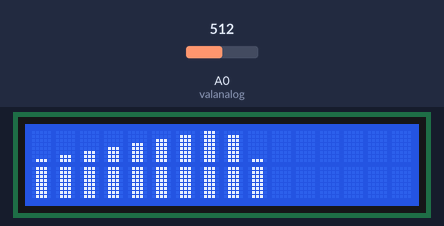
The sketch below on a simulated Arduino Uno, built with avr-gcc and run on an emulated ATmega328P. Shown: 16×2 character LCD. The inputs (shaded band) are chosen by the test bench; at power-on: A0 (valanalog) = 512. Random numbers use the default seed unless the sketch sets one.

Above: at 1.2 s.
1.3 s: A0 (valanalog) set to 716
At 1.73 s:
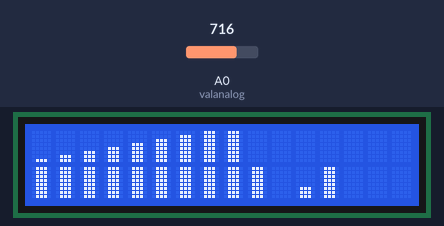
3.9 s: A0 (valanalog) set to 900
At 4.13 s:
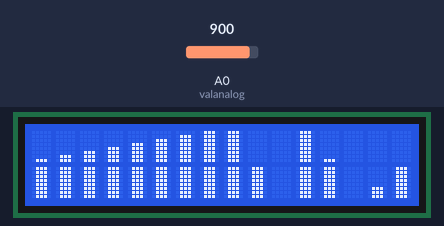
6.3 s: A0 (valanalog) set to 1023
At 6.54 s:
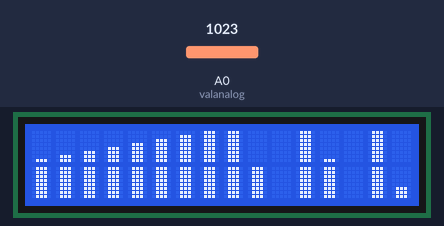
8.7 s: A0 (valanalog) set to 511
At 8.94 s:
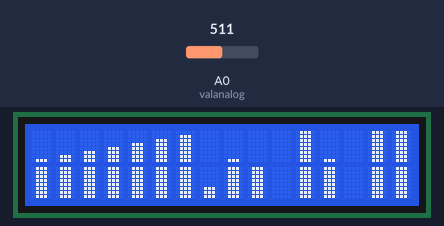
11.2 s: A0 (valanalog) set to 306
At 11.35 s:
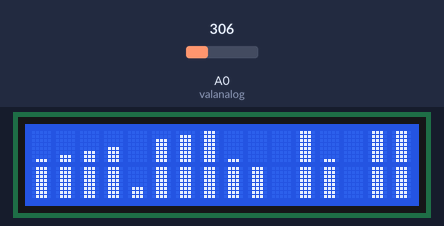
13.6 s: A0 (valanalog) set to 122
At 13.76 s:
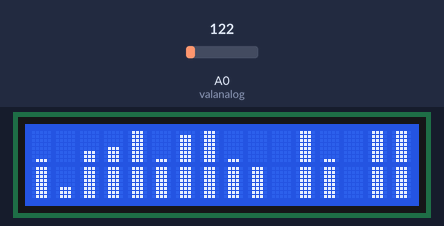
Timing chart, 0 to 16.6 s (numbered marks = the images above; inputs shaded):
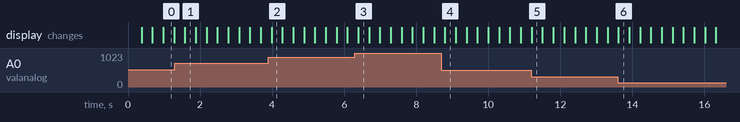

The sketch:

arduinoequalizatore.ino
```cpp
#include <LiquidCrystal.h>

LiquidCrystal lcd(12, 11, 7, 6, 3, 2);
float vuMeters[16]; //le barre del display (16)
int valanalog=0;  //pin analogico Arduino (A0)
int strobe=4; //controllo circuito integrato
int reset=5;
int valorifreq[7];  //le 7 frequenze dell'integrato
byte vuMeter[8][8]; //matrice 8x8


void setup()
{
  for (int j=0; j<=7; j++) //inizializzazione matrice 8x8
  {
    for (int i=0; i<=7; i++)
    {
    if (i<=j)
    {
      vuMeter[j][7-i] = 14;
    }
    else
    {
      vuMeter[j][7-i]=0;}
    }
    }
   for (int i=0; i<=7; i++)
   {
   lcd.createChar(i, vuMeter[i]); //viene creato un glyph per l'uso sul diplay LCD (c'è bisogno di un array di 8 byte per ogni glyph; i->carattere che verrà creato da 0 a 7, vuMeter->i dati del pixel da caricare
   }
lcd.begin(16,2); //altezza e larghezza del display
for (int i=0;i<=7;i++)
{
  lcd.setCursor(i,0); //cursore della matrice su una riga tra 0 e 7 e sulla 0esima colonna
  lcd.write(i);  //restituisce il valore dei byte scritti
  lcd.setCursor(i,1);
  lcd.write(7);
  pinMode(valanalog, INPUT);
  pinMode(strobe, OUTPUT);
  pinMode(reset, OUTPUT);
  analogReference(DEFAULT); //pin A0 a 5V
  digitalWrite(reset, LOW); //reset a massa
  digitalWrite(strobe, HIGH); //alimentazione di strobe
  }
}

void loop()
{
  digitalWrite(reset, HIGH);
  digitalWrite(reset, LOW);
  for (int i=0; i<7; i++)
  {
    digitalWrite(strobe, LOW);
    delayMicroseconds(5);
    valorifreq[i]=analogRead(valanalog); //metto nell'array i valori letti da valanalog
    digitalWrite(strobe, HIGH);
  }
  for (int i=0;i<=15;i++)
  {
    switch (i)
    {
      case 0:
      vuMeters[i]=valorifreq[0]/64;
      break;
      case 1:
      vuMeters[i]=(valorifreq[0]/64+valorifreq[1]/64)/2;
      break;
      case 2:
      vuMeters[i]=valorifreq[1]/64;
      break;
      case 3:
      vuMeters[i]=(valorifreq[1]/64+valorifreq[2]/64)/2;
      break;
      case 4:
      vuMeters[i]=valorifreq[2]/64;
      break;
      case 5:
      vuMeters[i]=(valorifreq[1]/64+valorifreq[2]/64+valorifreq[3]/64)/3;
      break;
      case 6:
      vuMeters[i]=(valorifreq[2]/64+valorifreq[3]/64+valorifreq[4]/64)/3;
      break;
      case 7:
      vuMeters[i]=random(2)+valorifreq[3]/64;
      break;
      case 8:
      vuMeters[i]=random(2)+valorifreq[3]/64;
      break;
      case 9:
      vuMeters[i]=(valorifreq[2]/64+valorifreq[3]/64+valorifreq[4]/64)/3;
      break;
      case 10:
      vuMeters[i]=(valorifreq[3]/64+valorifreq[4]/64+valorifreq[5]/64)/3;
      break;
      case 11:
      vuMeters[i]=valorifreq[4]/64;
      break;
      case 12:
      vuMeters[i]=(valorifreq[4]/64+valorifreq[5]/64)/2;
      break;
      case 13:
      vuMeters[i]=valorifreq[5]/64;
      break;
      case 14:
      vuMeters[i]=(valorifreq[5]/64+valorifreq[6]/64)/2;
      break;
      case 15:
      vuMeters[i]=valorifreq[6]/64;
      break;
  }

  if (i>7)
  {
    lcd.setCursor(vuMeters[i],i);
    lcd.write(7);
    lcd.setCursor(vuMeters[i],0);
    lcd.write(i-8); //scrive il carattere dell'altezza meno otto
  }
  else
  {
    lcd.setCursor(vuMeters[i],1);
    lcd.write(i); //scrive l'altezza se è minore di 7
    lcd.setCursor(vuMeters[i],0);
    lcd.write(32);  //unico caso non contemplato
  }
  delay(1);

  }
}
```
